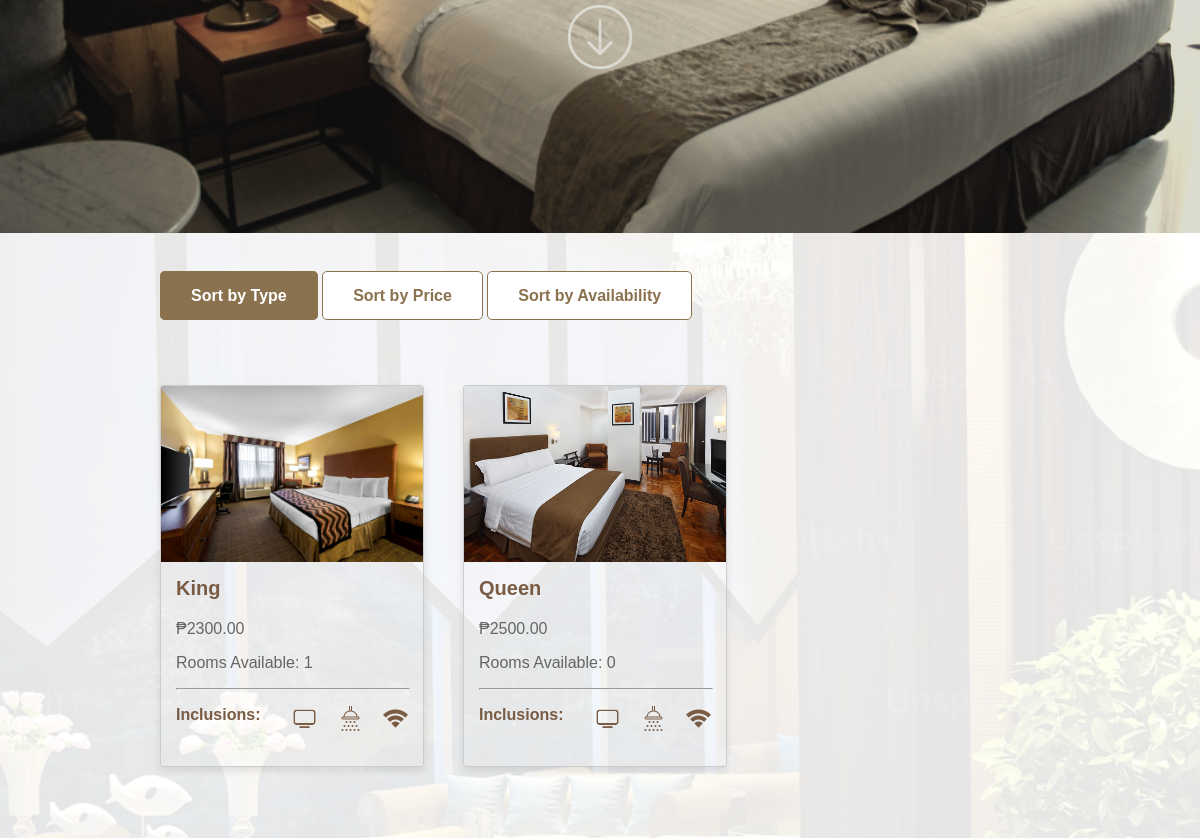
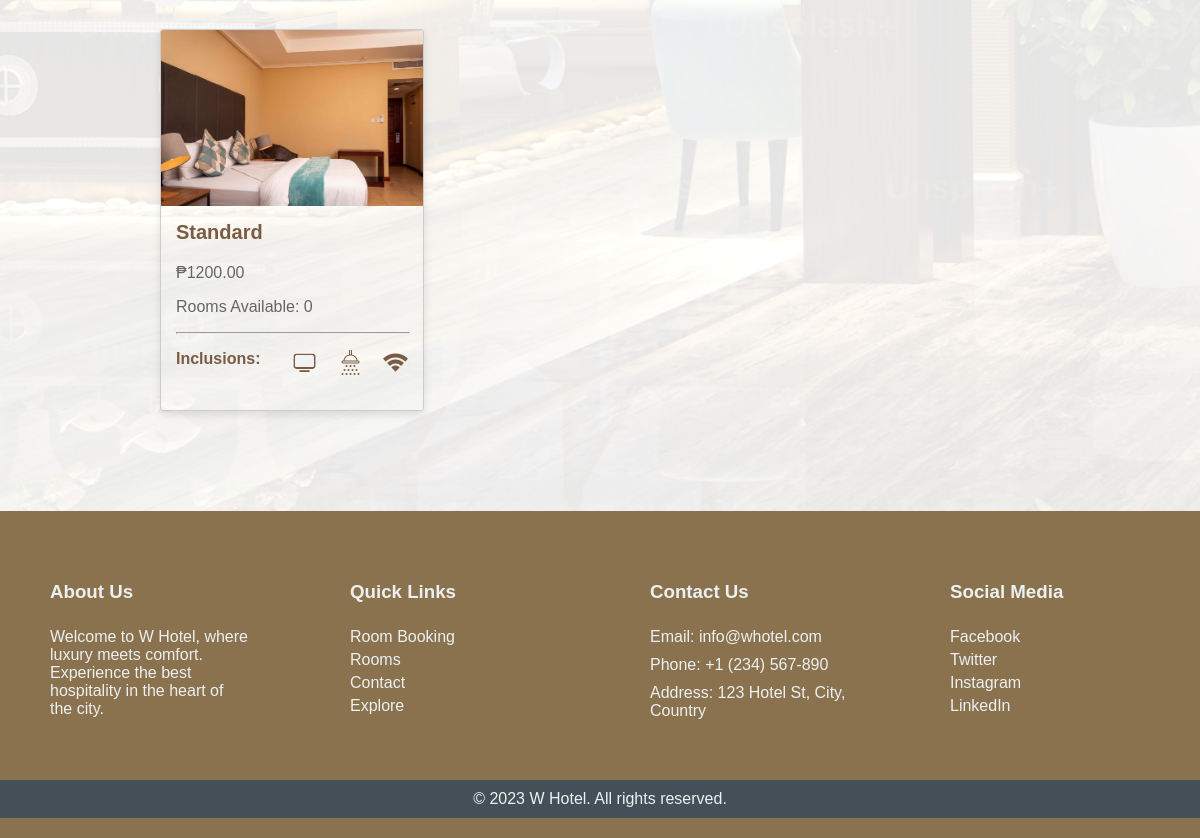
Before: /rooms/ (signed in, lower part) with the older database file (2 pictures, top to bottom).
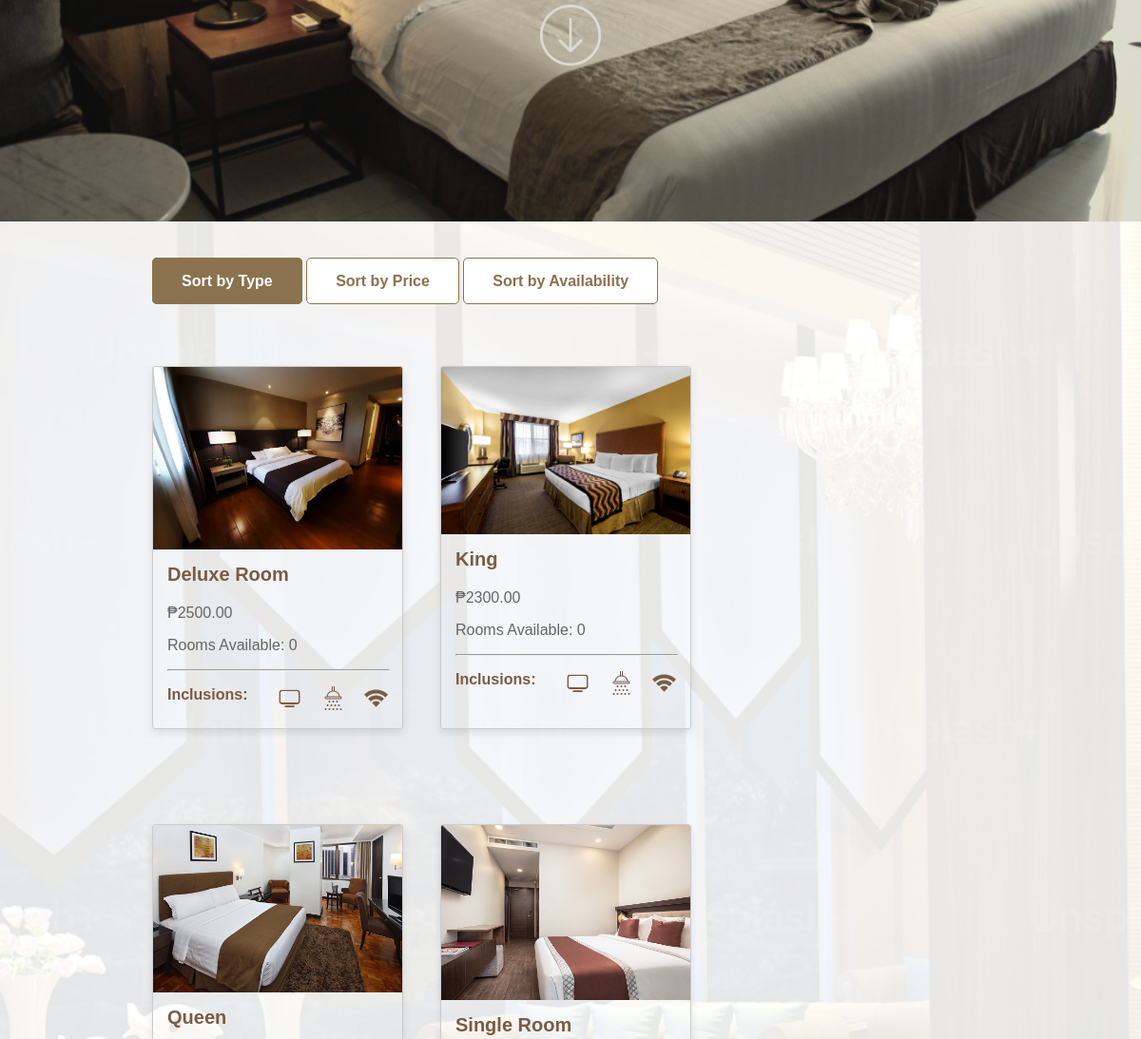
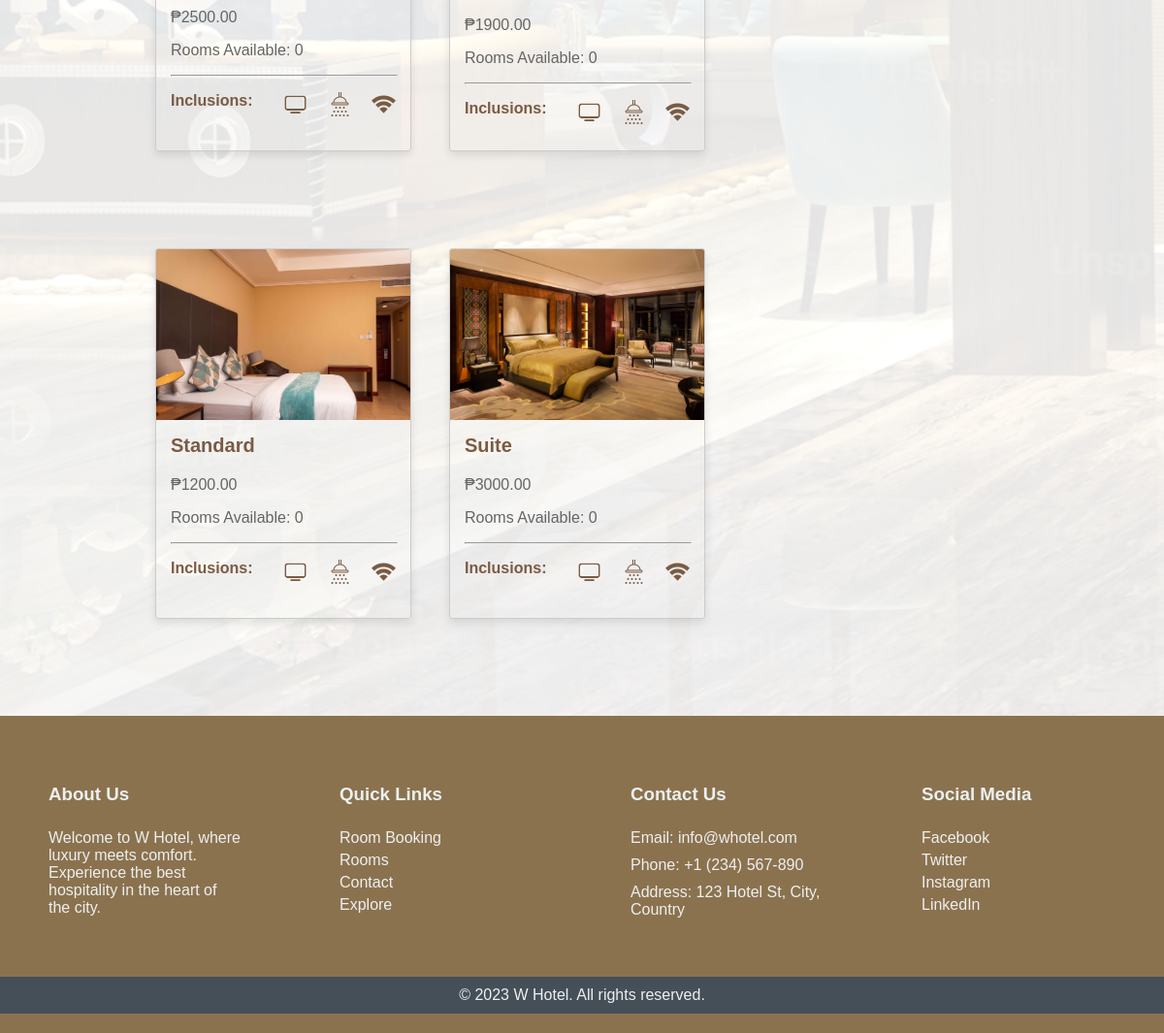
After: the same page with the newer database file (2 pictures, top to bottom).
### dashboard/models.py (models this page shows, shortened)
class RoomCategory(models.Model):
    category_id = models.CharField(max_length=30)
    room_photo = models.ImageField(default='fallback.png', blank=True)
    room_desc = models.TextField(max_length=200, blank=True)
    room_price = models.DecimalField(max_digits=10, decimal_places=2)
    @property
    def rooms_available(self):
        return Room.objects.filter(room_category=self, is_available=True).count()

### sortingroom/views.py (the view)
# urls.py: path('', views.room_category, name='room_category'),
def room_category(request):
    sort_by = request.GET.get('sort_by', 'category_id')
    pk=request.session.get('pk')
    users = users = get_object_or_404(CustomUser, pk=pk)
    if sort_by == 'rooms_available':
        room_category = sorted(
            RoomCategory.objects.all(),
            key=lambda category: category.rooms_available,
            reverse=True
        )
    else:
        valid_sort_fields = ['category_id', 'room_price']
        if sort_by not in valid_sort_fields:
            sort_by = 'category_id'
        room_category = RoomCategory.objects.all().order_by(sort_by)
    return render(request, 'sortingroom/room_list.html', {
        'room_category': room_category,
        'users': users
    })

### sortingroom/templates/sortingroom/room_list.html (shortened to what this page needs)
{% extends "room_list_base.html" %}
{% load static %}
{% block content %}
    <div class="banner">
        <img src="{% static 'sortingroom/banner.jpg' %}" alt="Banner">
        <div class="centered-text">
            <a href="#container_mt-5">
                <img src="{% static 'sortingroom/arrowdown.png' %}" alt="Arrow Down" class="arrow-image" style="width: 70px; height: 70px;">
            </a>
        </div>
    </div>
    <div id="container_mt-5" class="container_mt-5">
        <div class="mb-3">
            <a href="?sort_by=room_type" class="btn btn-primary {% if request.GET.sort_by == 'room_type' or not request.GET.sort_by %}active{% endif %}">Sort by Type</a>
            <a href="?sort_by=room_price" class="btn btn-secondary {% if request.GET.sort_by == 'room_price' %}active{% endif %}">Sort by Price</a>
            <a href="?sort_by=rooms_available" class="btn btn-secondary {% if request.GET.sort_by == 'rooms_available' %}active{% endif %}">Sort by Availability</a>
        </div>
        <div class="row">
            {% for room in room_category %}
                <div class="col-md-4 mb-4">
                    <div class="card" onclick="openDialog('{{ room.id }}', '{{ room.category_id }}', '{{ room.room_photo.url }}', '{{ room.room_price }}', '{{ room.room_desc }}')">
                        {% if room.room_photo %}
                            <img src="{{ room.room_photo.url }}" class="card-img-top" alt="{{ room.category_id }}">
                        {% else %}
                            <img src="{% static 'sortingroom/default_image.jpg' %}" class="card-img-top" alt="No image available">
                        {% endif %}
                        <div class="card-body">
                            <h5 class="card-title">{{ room.category_id }}</h5>
                            <p class="card-text">₱{{ room.room_price }}</p>
                            <p class="card-text">Rooms Available: {{ room.rooms_available }}</p>
                            <hr>
                            <div class="card-inclusion">
                                <h4>Inclusions:</h4>
                                <div class="inclusion-icon">
                                    <img src="{% static 'sortingroom/tv.png' %}" alt="TV">
                                    <img src="{% static 'sortingroom/shower.png' %}" alt="Shower">
                                    <img src="{% static 'sortingroom/wifi.png' %}" alt="WiFi">
                                </div>
                            </div>
                        </div>
                    </div>
                </div>
            {% endfor %}
        </div>
    </div>
{% endblock content %}

Changed rows visible on the page:
added RoomCategory: room_photo (picture), category_id "Deluxe Room", room_price "2500.00", rooms_available "0"
changed RoomCategory "King": rooms_available "1" → "0"
added RoomCategory: room_photo (picture), category_id "Single Room", room_price "1900.00", rooms_available "0"
added RoomCategory: room_photo (picture), category_id "Suite", room_price "3000.00", rooms_available "0"
